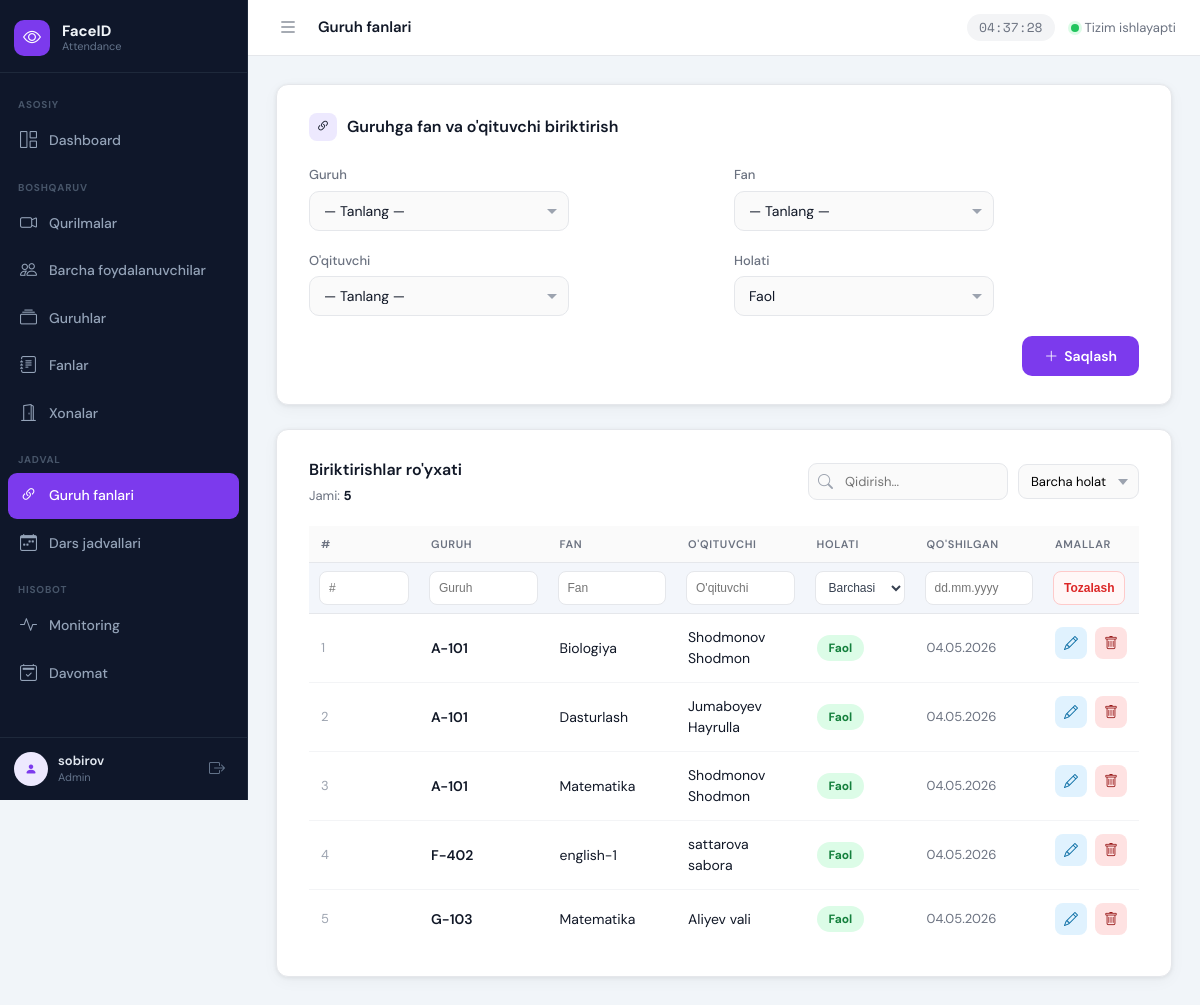
Before: /schedule/group-subjects/ (signed in) with the older database file.
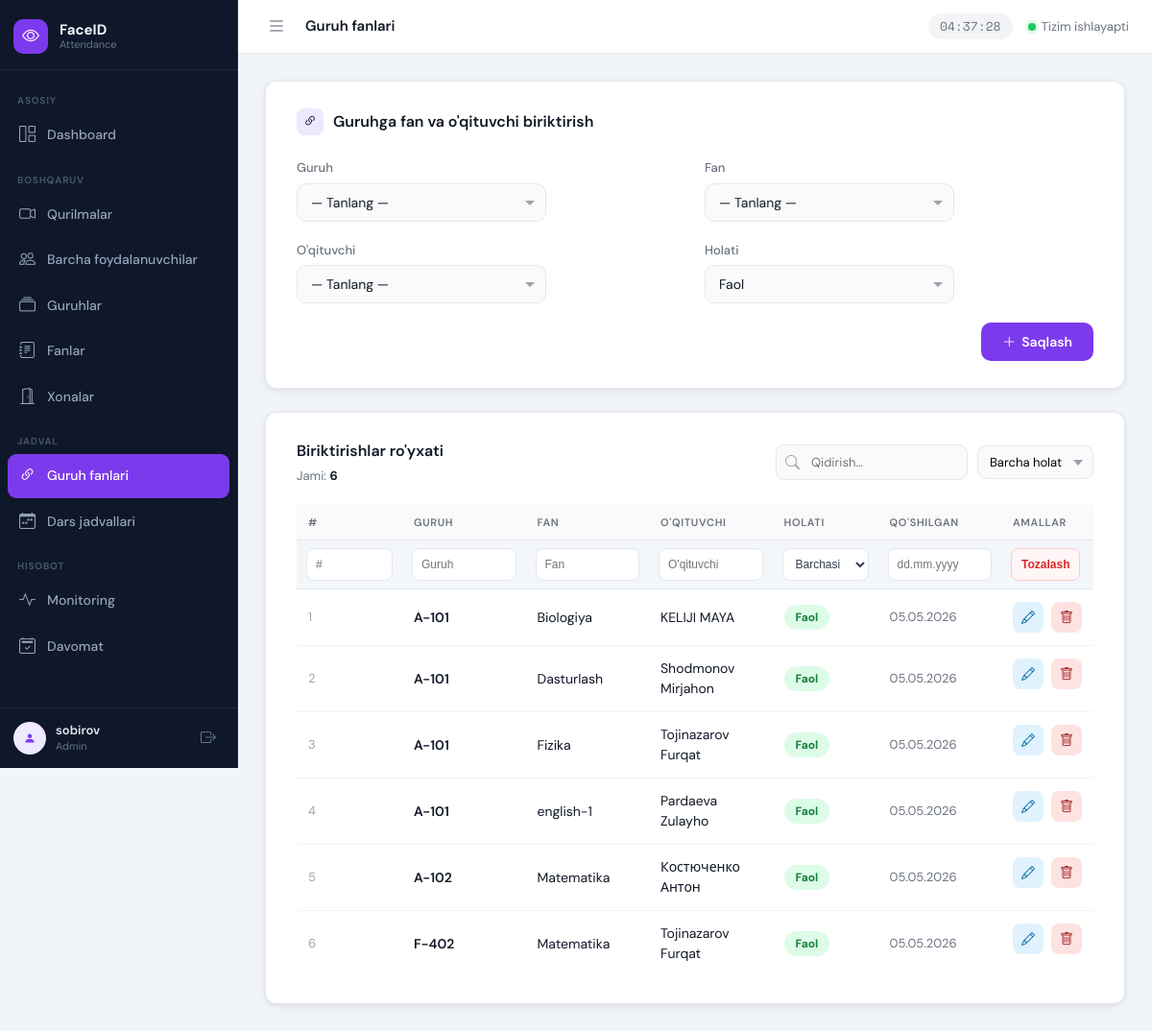
After: the same page with the newer database file.
### apps/schedule/models.py (models this page shows, shortened)
class GroupSubject(models.Model):
    group = models.ForeignKey(
        Group,
        on_delete=models.CASCADE,
        related_name='group_subjects',
        verbose_name='Guruh',
    )
    subject = models.ForeignKey(
        Subject,
        on_delete=models.PROTECT,
        related_name='group_offerings',
        verbose_name='Fan',
    )
    teacher = models.ForeignKey(
        UserProfile,
        on_delete=models.PROTECT,
        related_name='teaching_assignments',
        verbose_name="O'qituvchi",
    )
    is_active = models.BooleanField(default=True, verbose_name='Faol')
    created_at = models.DateTimeField(auto_now_add=True)
    class Meta:
        verbose_name = 'Guruh fani'
        verbose_name_plural = 'Guruh fanlari'
        ordering = ['group__group_name', 'subject__subject_name']
        constraints = [
            models.UniqueConstraint(
                fields=['group', 'subject'],
                name='unique_group_subject_offering',
            ),
        ]

### apps/groups/models.py (models this page shows, shortened)
class Group(models.Model):
    group_id = models.CharField(max_length=100, unique=True, verbose_name="Group ID")
    group_name = models.CharField(max_length=150, unique=True, verbose_name="Guruh nomi")
    is_active = models.BooleanField(default=True, verbose_name="Faol")
    created_at = models.DateTimeField(auto_now_add=True)
    class Meta:
        verbose_name = "Guruh"
        verbose_name_plural = "Guruhlar"
        ordering = ['group_name']

### apps/subjects/models.py (models this page shows, shortened)
class Subject(models.Model):
    subject_id = models.CharField(max_length=100, unique=True, verbose_name="Fan ID")
    subject_name = models.CharField(max_length=150, unique=True, verbose_name="Fan nomi")
    is_active = models.BooleanField(default=True, verbose_name="Faol")
    created_at = models.DateTimeField(auto_now_add=True)
    class Meta:
        verbose_name = "Fan"
        verbose_name_plural = "Fanlar"
        ordering = ['subject_name']

### apps/user_management/models.py (models this page shows, shortened)
class UserProfile(models.Model):
    class Role(models.TextChoices):
        STUDENT = 'student', 'Talaba'
        TEACHER = 'teacher', "O'qituvchi"
        STAFF   = 'staff',   'Xodim'
    face_id    = models.CharField(max_length=100, unique=True, default='', verbose_name="Face ID")
    ais_id     = models.CharField(max_length=100, unique=True, default='', verbose_name="AIS ID")
    last_name  = models.CharField(max_length=100, verbose_name="Familya")
    first_name = models.CharField(max_length=100, verbose_name="Ism")
    role       = models.CharField(max_length=20, choices=Role.choices, default=Role.STUDENT, verbose_name="Lavozim")
    auth_user  = models.OneToOneField(
        settings.AUTH_USER_MODEL,
        on_delete=models.SET_NULL,
        null=True,
        blank=True,
        related_name='linked_profile',
        verbose_name='Tizim foydalanuvchisi',
    )
    is_active  = models.BooleanField(default=True, verbose_name="Faol")
    created_at = models.DateTimeField(auto_now_add=True)
    class Meta:
        verbose_name        = "Foydalanuvchi"
        verbose_name_plural = "Foydalanuvchilar"
        ordering            = ['last_name', 'first_name']
    def get_full_name(self):
        return f"{self.last_name} {self.first_name}"

### apps/schedule/views.py (the view, shortened to what this page needs)
# urls.py: path('group-subjects/', views.group_subject_list, name='group_subject_list'),
@login_required
def group_subject_list(request):
    error = None
    qs = GroupSubject.objects.select_related('group', 'subject', 'teacher').order_by(
        'group__group_name', 'subject__subject_name'
    )
    paginator = Paginator(qs, 20)
    page_obj = paginator.get_page(request.GET.get('page'))
    return render(
        request,
        'schedule/group_subject_list.html',
        {
            'group_subjects': page_obj,
            'page_obj': page_obj,
            'paginator': paginator,
            'total_count': paginator.count,
            'groups': Group.objects.filter(is_active=True).order_by('group_name'),
            'subjects': Subject.objects.filter(is_active=True).order_by('subject_name'),
            'teachers': UserProfile.objects.filter(
                is_active=True, role=UserProfile.Role.TEACHER
            ).order_by('last_name', 'first_name'),
            'error': error,
        },
    )

### apps/schedule/templates/schedule/group_subject_list.html (shortened to what the changed rows need)
{% extends 'base.html' %}
{% load static %}
{% block extra_css %}
<link rel="stylesheet" href="{% static 'user_management/user_management.css' %}">
{% endblock %}
{% block content %}
<div class="card">
    <div class="table-header">
        <div>
            <h2>Biriktirishlar ro'yxati</h2>
            <div class="table-meta">Jami: <strong>{{ total_count }}</strong></div>
        </div>
    </div>
    <table id="dataTable">
        <thead>
            <tr>
                <th>#</th>
                <th>Guruh</th>
                <th>Fan</th>
                <th>O'qituvchi</th>
                <th>Holati</th>
                <th>Qo'shilgan</th>
                <th>Amallar</th>
            </tr>
            <tr class="column-filter-row">
                <th><input type="text" class="column-filter" data-column="0" placeholder="#"></th>
                <th><input type="text" class="column-filter" data-column="1" placeholder="Guruh"></th>
                <th><input type="text" class="column-filter" data-column="2" placeholder="Fan"></th>
                <th><input type="text" class="column-filter" data-column="3" placeholder="O'qituvchi"></th>
                <th>
                    <select class="column-filter" data-column="status">
                        <option value="">Barchasi</option>
                    </select>
                </th>
                <th><input type="text" class="column-filter" data-column="5" placeholder="dd.mm.yyyy"></th>
                <th><button type="button" class="clear-column-filters" onclick="clearColumnFilters()">Tozalash</button></th>
            </tr>
        </thead>
        <tbody>
            {% for gs in group_subjects %}
            <tr
                data-pk="{{ gs.id }}"
                data-group-id="{{ gs.group_id }}"
                data-subject-id="{{ gs.subject_id }}"
                data-teacher-id="{{ gs.teacher_id }}"
                data-status="{% if gs.is_active %}active{% else %}inactive{% endif %}"
            >
                <td class="row-num">{{ page_obj.start_index|add:forloop.counter0 }}</td>
                <td class="name">{{ gs.group.group_name }}</td>
                <td>{{ gs.subject.subject_name }}</td>
                <td>{{ gs.teacher.get_full_name }}</td>
                <td>
                    <button type="button" class="status-btn {% if gs.is_active %}active{% else %}inactive{% endif %}" data-action="toggle">
                        {% if gs.is_active %}Faol{% else %}Nofaol{% endif %}
                    </button>
                </td>
                <td class="date-cell">{{ gs.created_at|date:"d.m.Y" }}</td>
                <td class="actions-cell">
                    <button type="button" class="edit-btn" data-action="edit" title="Tahrirlash"><i class="bi bi-pencil"></i></button>
                    <button type="button" class="delete-btn" data-action="delete" title="O'chirish"><i class="bi bi-trash"></i></button>
                </td>
            </tr>
            {% empty %}
            <tr>
                <td colspan="7" class="empty-row">Hozircha biriktirish yo'q. Yuqoridan qo'shing.</td>
            </tr>
            {% endfor %}
        </tbody>
    </table>
</div>
{% endblock %}

Changed rows visible on the page:
removed GroupSubject: start_index|add "1", group.group_name "A-101", subject.subject_name "Biologiya", teacher.get_full_name "Shodmonov Shodmon", shows "Faol", created_at "04.05.2026"
removed GroupSubject: start_index|add "2", group.group_name "A-101", subject.subject_name "Dasturlash", teacher.get_full_name "Jumaboyev Hayrulla", is_active "Faol", created_at "04.05.2026"
removed GroupSubject: start_index|add "3", group.group_name "A-101", subject.subject_name "Matematika", teacher.get_full_name "Shodmonov Shodmon", is_active "Faol", created_at "04.05.2026"
removed GroupSubject: start_index|add "4", group.group_name "F-402", subject.subject_name "english-1", teacher.get_full_name "sattarova sabora", is_active "Faol", created_at "04.05.2026"
removed GroupSubject: start_index|add "5", group.group_name "G-103", subject.subject_name "Matematika", teacher.get_full_name "Aliyev vali", is_active "Faol", created_at "04.05.2026"
added GroupSubject: start_index|add "1", group.group_name "A-101", subject.subject_name "Biologiya", teacher.get_full_name "KELIJI MAYA", shows "Faol", created_at "05.05.2026"
added GroupSubject: start_index|add "2", group.group_name "A-101", subject.subject_name "Dasturlash", teacher.get_full_name "Shodmonov Mirjahon", is_active "Faol", created_at "05.05.2026"
added GroupSubject: start_index|add "3", group.group_name "A-101", subject.subject_name "Fizika", teacher.get_full_name "Tojinazarov Furqat", is_active "Faol", created_at "05.05.2026"
added GroupSubject: start_index|add "4", group.group_name "A-101", subject.subject_name "english-1", teacher.get_full_name "Pardaeva Zulayho", is_active "Faol", created_at "05.05.2026"
added GroupSubject: start_index|add "5", group.group_name "A-102", subject.subject_name "Matematika", teacher.get_full_name "Костюченко Антон", is_active "Faol", created_at "05.05.2026"
added GroupSubject: start_index|add "6", group.group_name "F-402", subject.subject_name "Matematika", teacher.get_full_name "Tojinazarov Furqat", is_active "Faol", created_at "05.05.2026"
Other visible differences:
{{ total_count }}: "5" → "6"
